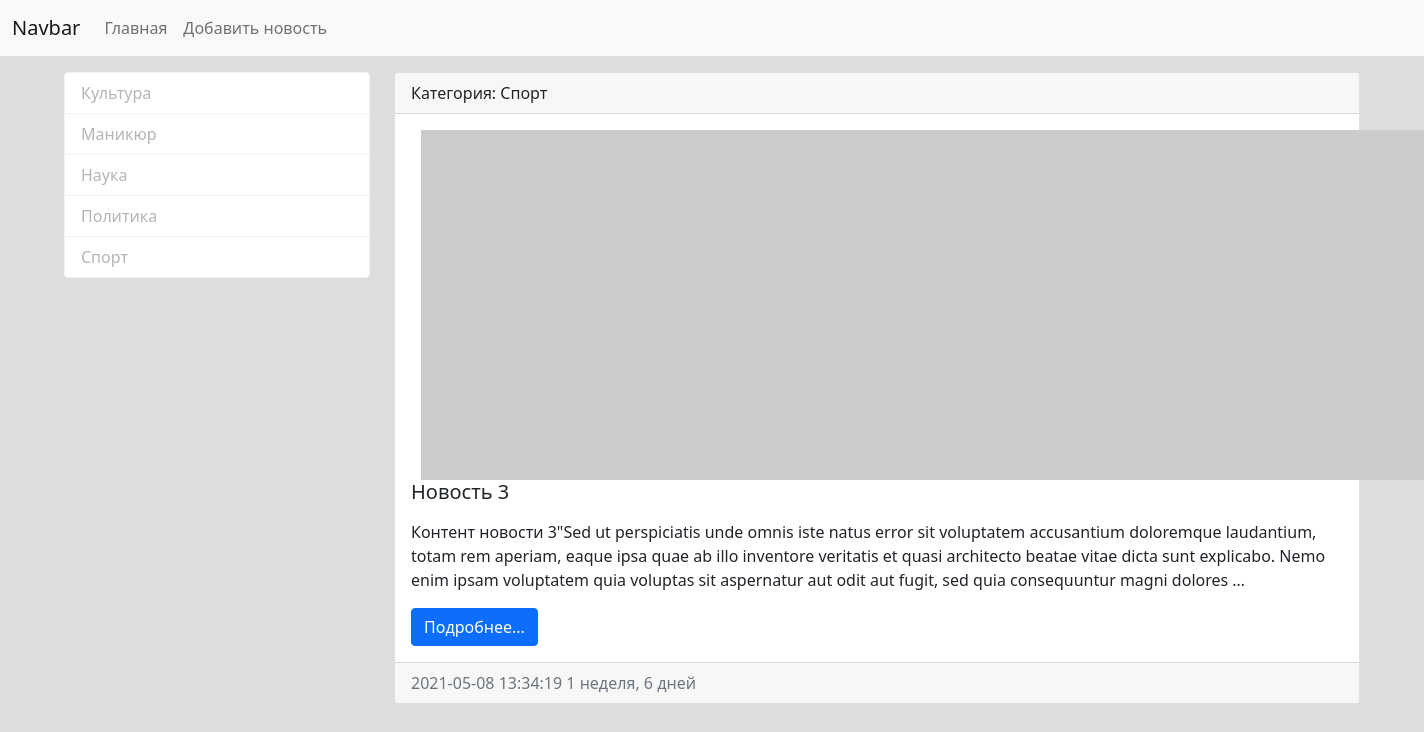
Page /news/category/6/ on the committed database.
### news/models.py (models this page shows, shortened)
class Category(models.Model):
    category_name = models.CharField(max_length=150, db_index=True, verbose_name='Наименование категории')
    def get_absolute_url(self):
        return reverse('news:category', kwargs={'category_pk': self.pk})
    def __str__(self):
        return self.category_name
    class Meta:
        verbose_name = 'Категория'
        verbose_name_plural = 'Категории'
        ordering = ['category_name']

class News(models.Model):
    title = models.CharField(max_length=150, verbose_name='Заголовок')
    content = models.TextField(blank=True, verbose_name='Контент')
    created_at = models.DateTimeField(auto_now_add=True, verbose_name='Дата публикации')
    updated_at = models.DateTimeField(auto_now=True, verbose_name='Обновлено')
    photo = models.ImageField(upload_to='photo/%Y/%m/%d', blank=True)
    is_published = models.BooleanField(default=True, verbose_name='Опубликовано')
    category = models.ForeignKey('Category', on_delete=models.PROTECT, verbose_name='Категория')
    def get_absolute_url(self):
        return reverse('news:view_news', kwargs={'news_pk': self.pk})
    class Meta:
        verbose_name = 'Новость'
        verbose_name_plural = 'Новости'
        ordering = ['created_at']

### news/views.py (the view)
# urls.py: path('category/<int:category_pk>/', views.get_category, name='category'),
def get_category(request, category_pk):
    news = News.objects.filter(category_id=category_pk)
    category = Category.objects.get(pk=category_pk)
    context = {'news': news, 'category': category} # удалена 'categories'
    return render(request, 'news/category.html', context)

### news/templatetags/news_tags.py (called while the page is built)
@register.inclusion_tag('news/list_categories.html')
def show_categories(arg1='Hello', arg2='world.'):
    categories = Category.objects.all()
    return {'categories': categories, 'arg1': arg1, 'arg2':arg2 }

### news/templates/news/category.html (shortened to what this page needs)
{% extends 'base.html' %}
{% block sidebar %}
{% include 'inc/_sidebar.html' %}
{% endblock %}
{% block content %}
{% for item in news %}
<div class="card mb-3">
    <div class="card-header">
        Категория: {{ item.category }}
    </div>
    <div class="card-body">
        <div class="media">
            {% if item.photo %}
            <img src="{{ item.photo.url }}" alt="" width="350" align="left" hspace="10" class="mr-3">
            {% else %}
            <img src="https://picsum.photos/id/1060/350/235/?blur=2" align="left" hspace="10" alt=""
                 class="mr-3">
            {% endif %}
            <div class="media-body">
                <h5 class="card-title">{{ item.title }}</h5>
                <p class="card-text">{{ item.content|safe|linebreaks|truncatewords:50 }}</p>
                <a href="{{ item.get_absolute_url }}" class="btn btn-primary">Подробнее...</a>
            </div>
        </div>
    </div>
    <div class="card-footer text-muted">
        {{ item.created_at|date:"Y-m-d H:i:s" }}
        {{ item.created_at|timesince }}
    </div>
</div>
{% endfor %}
{% endblock %}

### news/templates/news/list_categories.html
<div class="list-group">
    {% for item in categories %}
    <a href="{{ item.get_absolute_url }}" class="list-group-item list-group-item-action active"
       aria-current="true">{{ item.category_name }} </a>
    {% endfor %}
</div>

### mynews/static/css/style.css (style rules this page uses)
body { background-color: #dddddd; }
.list-group-item.active { z-index: 2; color: #b5b5b5; background-color: #ffffff; border-color: #f3f3f3; }

### rows in the picture
Category: category_name "Культура"
Category: category_name "Маникюр"
Category: category_name "Наука"
Category: category_name "Политика"
Category: category_name "Спорт"
News: category "Спорт", title "Новость 3", content "Контент новости 3\"Sed ut perspiciatis unde omnis iste natus error sit voluptatem accusantium doloremque laudantium, totam rem aperiam, eaque ipsa quae ab illo inventore veritatis et quasi architecto beatae vitae dicta sunt explicabo. Nemo enim ipsam voluptatem quia voluptas sit aspernatur aut odit aut fugit, sed quia consequuntur magni dolores …", created_at "2021-05-08 13:34:19", created_at "1 неделя, 6 дней"
